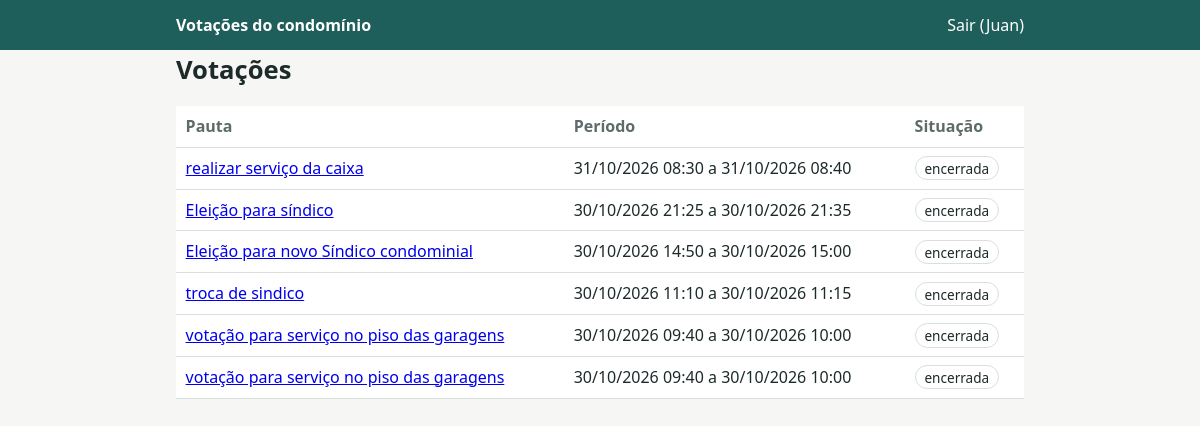
The app's page / (signed in) with its own data.
### tables this page shows
CREATE TABLE usuarios (
    id          INTEGER PRIMARY KEY AUTOINCREMENT,
    nome        TEXT NOT NULL,
    cpf         TEXT NOT NULL UNIQUE,
    email       TEXT NOT NULL UNIQUE,
    senha_hash  TEXT NOT NULL,
    perfil      TEXT NOT NULL DEFAULT 'votante' CHECK (perfil IN ('admin', 'votante'))
);

CREATE TABLE votacoes (
    id           INTEGER PRIMARY KEY AUTOINCREMENT,
    titulo       TEXT NOT NULL,
    descricao    TEXT,
    data_inicio  TEXT NOT NULL,   -- formato YYYY-MM-DDTHH:MM
    data_fim     TEXT NOT NULL,
    CHECK (data_fim > data_inicio)
);

### app.py (the view)
@app.route("/")
@login_required
def index():
    votacoes = get_db().execute("SELECT * FROM votacoes ORDER BY data_inicio DESC").fetchall()
    return render_template("index.html", votacoes=votacoes)

### app.py (called while the page is built)
def get_db():
    if "db" not in g:
        g.db = sqlite3.connect(DB_PATH)
        g.db.row_factory = sqlite3.Row
        g.db.execute("PRAGMA foreign_keys = ON")
    return g.db

def agora():
    return datetime.now().strftime("%Y-%m-%dT%H:%M")

def estado(votacao):
    n = agora()
    if n < votacao["data_inicio"]:
        return "agendada"
    if n > votacao["data_fim"]:
        return "encerrada"
    return "aberta"

def formata(dt):
    return datetime.strptime(dt, "%Y-%m-%dT%H:%M").strftime("%d/%m/%Y %H:%M")

@app.before_request
def carrega_usuario():
    uid = session.get("uid")
    g.user = None
    if uid:
        g.user = get_db().execute("SELECT * FROM usuarios WHERE id = ?", (uid,)).fetchone()

def login_required(f):
    @wraps(f)
    def wrapper(*a, **kw):
        if g.user is None:
            return redirect(url_for("login"))
        return f(*a, **kw)
    return wrapper

### templates/index.html
{% extends "base.html" %}
{% block conteudo %}
<h1>Votações</h1>
{% if not votacoes %}
  <p class="muted">Nenhuma votação cadastrada ainda.
  {% if g.user.perfil == 'admin' %}<a href="{{ url_for('nova_votacao') }}">Criar a primeira votação</a>.{% endif %}</p>
{% else %}
<div class="tabela">
<table>
  <thead><tr><th>Pauta</th><th>Período</th><th>Situação</th></tr></thead>
  <tbody>
  {% for v in votacoes %}
    <tr>
      <td><a href="{{ url_for('votacao', vid=v.id) }}">{{ v.titulo }}</a></td>
      <td>{{ v.data_inicio|formata }} a {{ v.data_fim|formata }}</td>
      <td><span class="etiqueta {{ estado(v) }}">{{ estado(v) }}</span></td>
    </tr>
  {% endfor %}
  </tbody>
</table>
</div>
{% endif %}
{% endblock %}

### templates/base.html (shortened to what this page needs)
<!doctype html>
<html lang="pt-BR">
<head>
  <link rel="stylesheet" href="{{ url_for('static', filename='style.css') }}">
</head>
<body>
<header>
  <div class="wrap">
    <a class="marca" href="{{ url_for('index') }}">Votações do condomínio</a>
    <nav>
      {% if g.user %}
        <a href="{{ url_for('logout') }}">Sair ({{ g.user.nome.split()[0] }})</a>
      {% endif %}
    </nav>
  </div>
</header>
<main class="wrap">
  {% block conteudo %}{% endblock %}
</main>
</body>
</html>

### static/style.css (style rules this page uses)
:root { --bg: #f6f7f5; --surface: #ffffff; --ink: #1d2a2a; --muted: #5d6b6b; --line: #d9dfdc; --accent: #1f5f5b; --accent-ink: #ffffff; --warn: #8a4b00; }
* { box-sizing: border-box; }
body { margin: 0; font: 16px/1.55 system-ui, -apple-system, "Segoe UI", sans-serif; background: var(--bg); color: var(--ink); }
header { background: var(--accent); color: var(--accent-ink); }
header .wrap { display: flex; align-items: center; justify-content: space-between; gap: 1rem; padding: .8rem 1rem; }
header a { color: inherit; text-decoration: none; margin-left: 1rem; }
header .marca { font-weight: 700; margin-left: 0; }
.wrap { max-width: 880px; margin: 0 auto; padding: 0 1rem; }
main { padding: 1.5rem 1rem 3rem; }
h1 { font-size: 1.6rem; margin: 0 0 1rem; }
table { width: 100%; border-collapse: collapse; background: var(--surface); }
th, td { text-align: left; padding: .5rem .6rem; border-bottom: 1px solid var(--line); }
th { font-weight: 600; color: var(--muted); }
.tabela { overflow-x: auto; }
.etiqueta { font-size: .85rem; padding: .1rem .55rem; border-radius: 99px; border: 1px solid var(--line); background: #fff; }

### records on screen
usuarios: user.nome "Juan"
votacoes: titulo "realizar serviço da caixa", data_inicio "31/10/2026 08:30", data_fim "31/10/2026 08:40", estado "encerrada"
votacoes: titulo "Eleição para síndico", data_inicio "30/10/2026 21:25", data_fim "30/10/2026 21:35", estado "encerrada"
votacoes: titulo "Eleição para novo Síndico condominial", data_inicio "30/10/2026 14:50", data_fim "30/10/2026 15:00", estado "encerrada"
votacoes: titulo "troca de sindico", data_inicio "30/10/2026 11:10", data_fim "30/10/2026 11:15", estado "encerrada"
votacoes: titulo "votação para serviço no piso das garagens", data_inicio "30/10/2026 09:40", data_fim "30/10/2026 10:00", estado "encerrada"
votacoes: titulo "votação para serviço no piso das garagens", data_inicio "30/10/2026 09:40", data_fim "30/10/2026 10:00", estado "encerrada"
